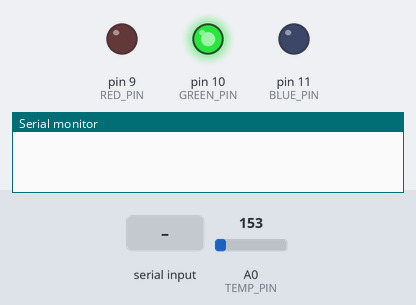
A sketch run on a simulated Arduino Uno, built with avr-gcc and run on an emulated ATmega328P. Parts: output pins drawn as LEDs (lit = HIGH), the last lines printed to the serial monitor. The test bench sets the inputs (shaded band); at power-on: A0 (TEMP_PIN) = 153.

Above: at 1.2 s.
1.3 s: "OFF\n" received over Serial
At 1.7 s:
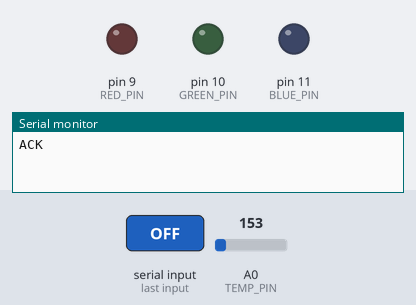
2.8 s: "RED\n" received over Serial
At 4.0 s:
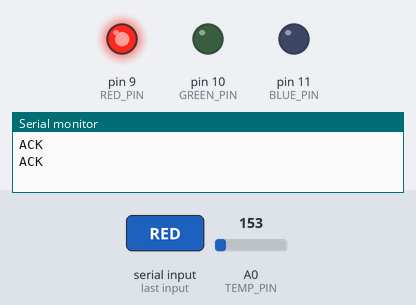
4.3 s: "BLUE\n" received over Serial
At 5.4 s:
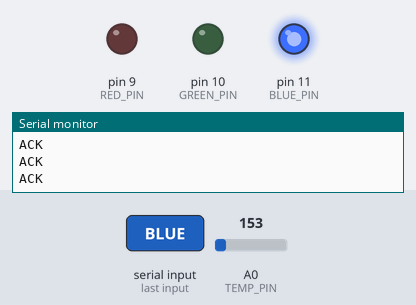
5.8 s: "GREEN\n" received over Serial
At 6.7 s:
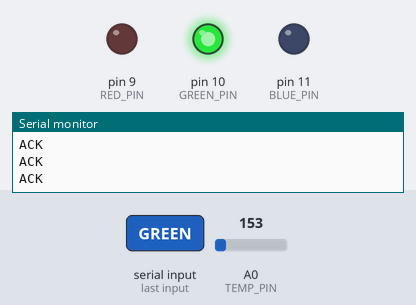
Timing chart, 0 to 8.3 s (numbered marks = the images above; inputs shaded):
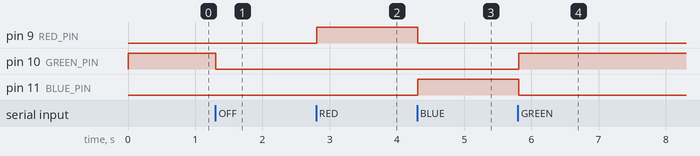

Measured:
- after the input at 1.3 s, pin 10 (GREEN_PIN): HIGH → LOW at once
- after the input at 2.8 s, pin 9 (RED_PIN): LOW → HIGH at once
- after the input at 4.3 s, pin 9 (RED_PIN): HIGH → LOW at once; pin 11 (BLUE_PIN): LOW → HIGH at once
- after the input at 5.8 s, pin 10 (GREEN_PIN): LOW → HIGH at once; pin 11 (BLUE_PIN): HIGH → LOW at once

The sketch:

arduino2_temp.ino
```cpp
/*
 * Arduino 2 - Capteur de temperature TMP36
 * Protocole:
 *   GET          -> "ARD2:TEMP:<valeur>"
 *   AUTO         -> couleur selon temperature
 *   OFF/RED/GREEN/BLUE -> couleur forcee
 */

const int TEMP_PIN = 0;
const int RED_PIN = 9;
const int GREEN_PIN = 10;
const int BLUE_PIN = 11;

String modeLed = "AUTO";

float lireTemperature() {
  int reading = analogRead(TEMP_PIN);
  float voltage = reading * 5.0 / 1024.0;
  return (voltage - 0.5) * 100.0;
}

void setColor(int r, int g, int b) {
  analogWrite(RED_PIN, r);
  analogWrite(GREEN_PIN, g);
  analogWrite(BLUE_PIN, b);
}

void appliquerLed(float temperature) {
  if (modeLed == "OFF") {
    setColor(0, 0, 0);
    return;
  }
  if (modeLed == "RED") {
    setColor(255, 0, 0);
    return;
  }
  if (modeLed == "GREEN") {
    setColor(0, 255, 0);
    return;
  }
  if (modeLed == "BLUE") {
    setColor(0, 0, 255);
    return;
  }

  if (temperature < 20.0) {
    setColor(0, 0, 255);
  } else if (temperature <= 25.0) {
    setColor(0, 255, 0);
  } else {
    setColor(255, 0, 0);
  }
}

void traiterCommande(String cmd) {
  cmd.trim();
  cmd.toUpperCase();

  if (cmd == "GET") {
    float t = lireTemperature();
    Serial.print("ARD2:TEMP:");
    Serial.println(t, 1);
    return;
  }

  if (cmd == "AUTO" || cmd == "OFF" || cmd == "RED" || cmd == "GREEN" || cmd == "BLUE") {
    modeLed = cmd;
    appliquerLed(lireTemperature());
    Serial.println("ACK");
    return;
  }

  Serial.println("ERR");
}

void setup() {
  Serial.begin(9600);
  pinMode(RED_PIN, OUTPUT);
  pinMode(GREEN_PIN, OUTPUT);
  pinMode(BLUE_PIN, OUTPUT);
  appliquerLed(lireTemperature());
}

void loop() {
  appliquerLed(lireTemperature());

  if (Serial.available()) {
    String commande = Serial.readStringUntil('\n');
    traiterCommande(commande);
  }

  delay(100);
}
```
